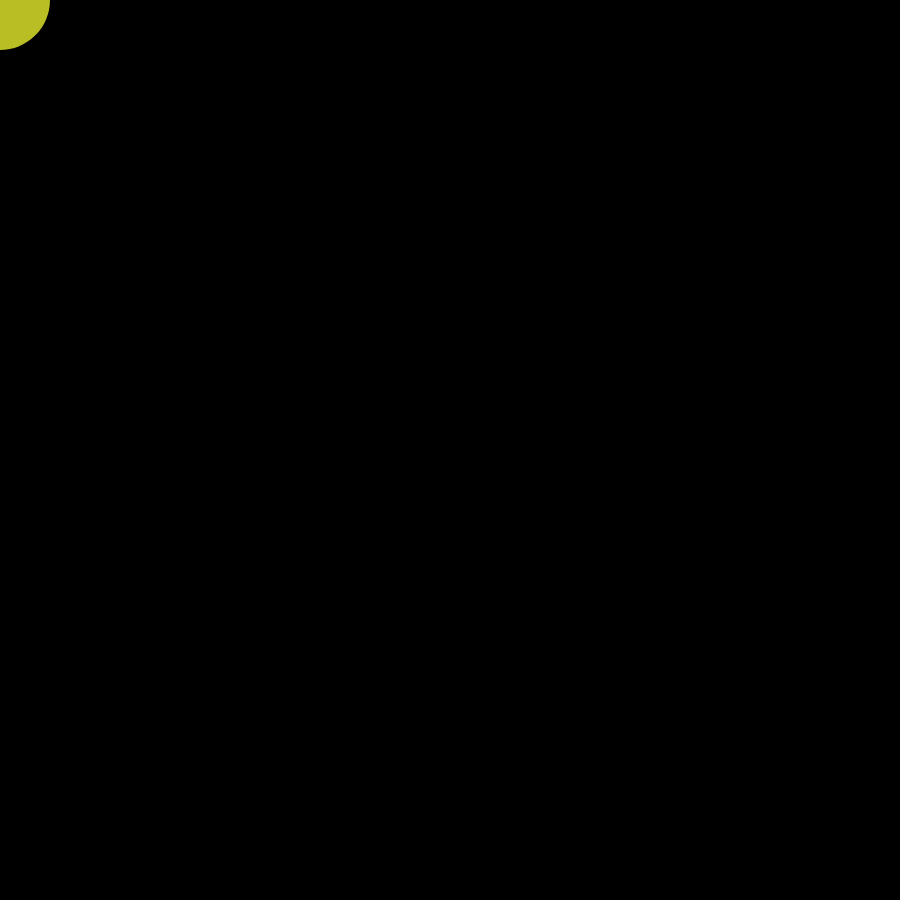
Frame 1 (no input)
Frame 60 (no input): identical to frame 1, image omitted
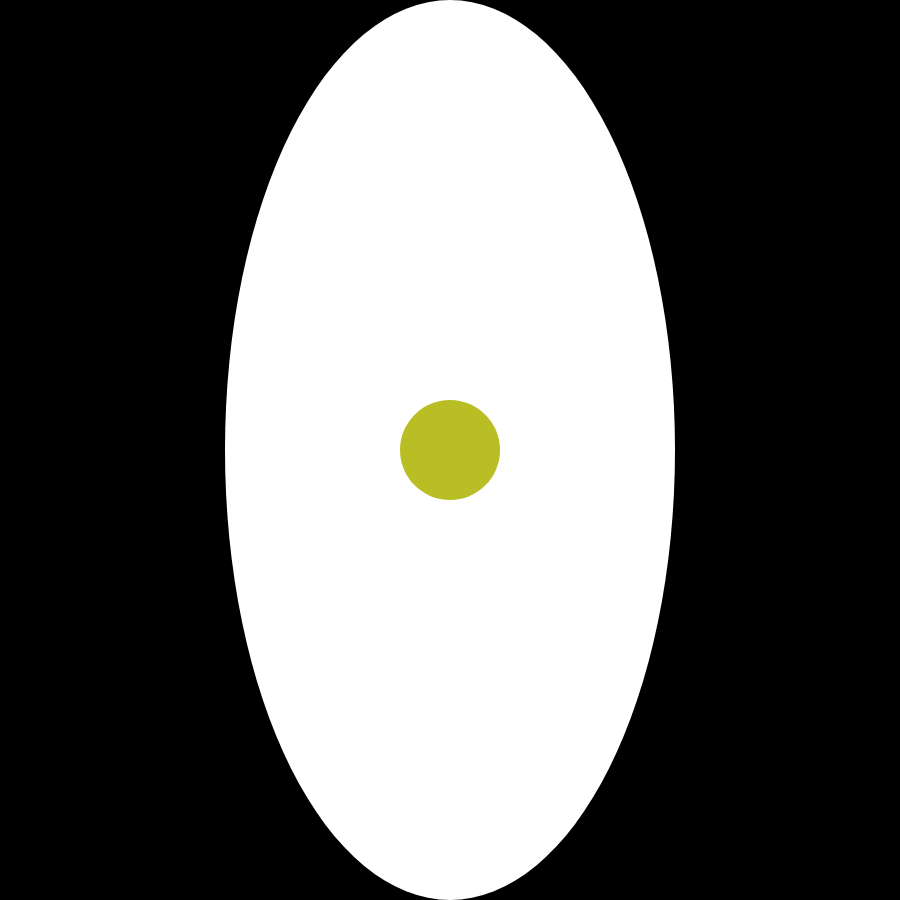
Frame 120 (the mouse pressed at the canvas centre since frame 60)

The p5.js sketch that drew these frames (run headless with seeded random() and noise() and a simulated clock; from frame 60 on, the mouse is pressed at the canvas centre):

// p5.js sketch
// ── sketch.js
let boxWidth;
let accent = "#B8BE24";

function setup() {
  createCanvas(900, 900);
  noStroke();
  noCursor();
}

function draw() {

  boxWidth = map(mouseX, 0, width, 0, 900);

  background("black");
  fill("white");
  ellipse(width / 2, height / 2, boxWidth, 900);

  // draw ellipse as mouse cursor
  fill(accent);
  noStroke();
  ellipse(mouseX, mouseY, 100, 100);
}
